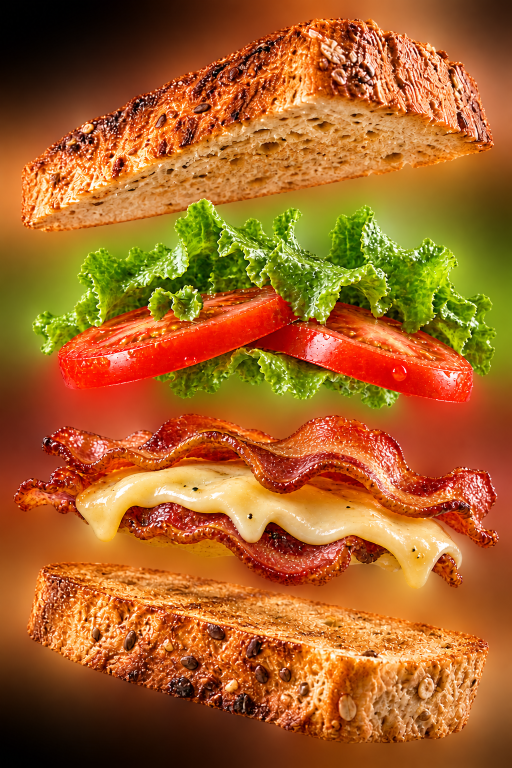
#> input picture 05-assets-web/sanduiche-camadas-transparente.png, 1024 x 1536 px (shown at 1/2 size)
$ python register-layers.py
#> lines starting #> are read from the running program, lines starting #| are printed output that depends on the picture
"""Register the four sandwich cut-outs (05-assets-web/*.png, 1774x887 each)
against the kit's assembled still (05-assets-web/sanduiche-camadas-transparente.png,
1024x1536) with masked template matching over a scale sweep, then derive the
"brought together" offsets from the measured alpha bounds.

Writes src/data/layers.json (fractions of the 2:3 stage) and an overlay for
visual verification at assets-src/verify/layers-overlay.png.

Run: ~/anaconda3/bin/python3 scripts/register-layers.py
"""
import json
import os

import cv2
import numpy as np

ROOT = os.path.dirname(os.path.dirname(os.path.abspath(__file__)))
P = lambda *a: os.path.join(ROOT, *a)
NAMES = ['toast-top', 'salad', 'filling', 'toast-base']

comp = cv2.imread(P('05-assets-web', 'sanduiche-camadas-transparente.png'), cv2.IMREAD_UNCHANGED)
#> comp is the input picture: shape (1536, 1024, 4); mean B, G, R, A 37.8, 98.4, 166.8, 149.5
CH, CW = comp.shape[:2]
#> CH = 1536; CW = 1024
comp_bgr = comp[:, :, :3].astype(np.float32)
comp_a = comp[:, :, 3]
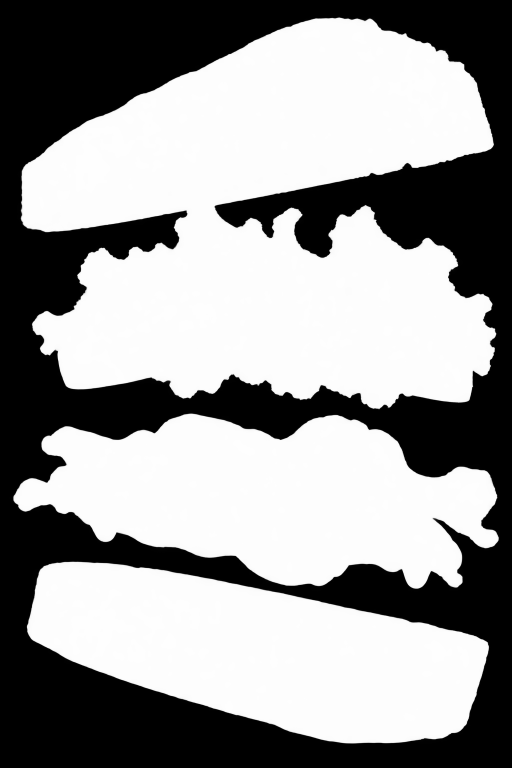
#> comp_a: shape (1536, 1024) (shown at 1/2 size); min 0, max 254, mean 149.5

def alpha_bbox(a, thr=24):
    ys, xs = np.where(a > thr)
    return xs.min(), ys.min(), xs.max() + 1, ys.max() + 1

result = {'stage': {'w': CW, 'h': CH}, 'layers': []}
overlay = cv2.cvtColor(comp[:, :, :3], cv2.COLOR_BGR2GRAY)
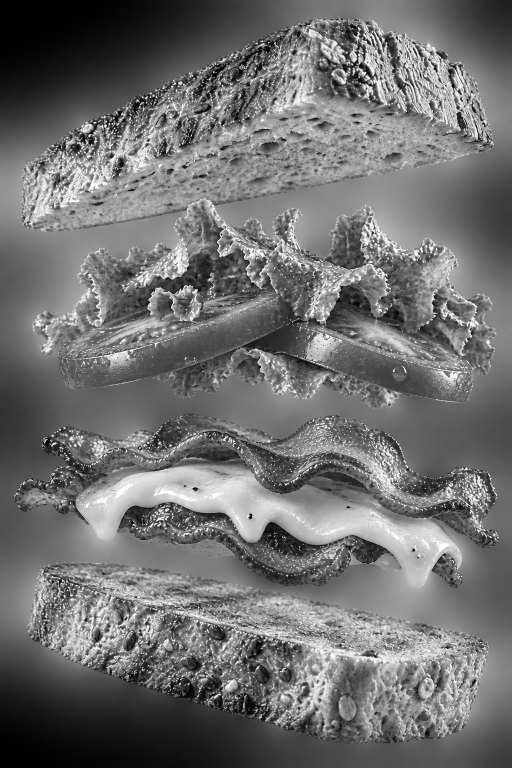
#> overlay: shape (1536, 1024) (shown at 1/2 size); min 0, max 255, mean 112
overlay = cv2.cvtColor((overlay * 0.5).astype(np.uint8), cv2.COLOR_GRAY2BGR)
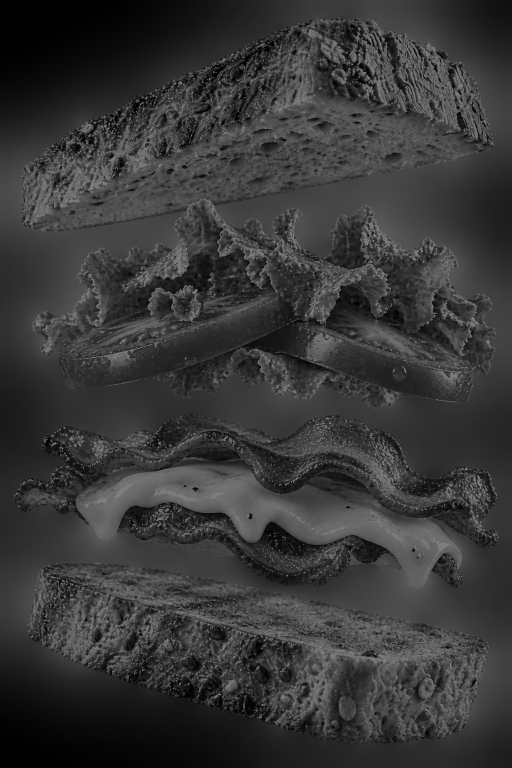
#> overlay: shape (1536, 1024, 3) (shown at 1/2 size); min 0, max 127, mean 55.7
colors = [(80, 200, 255), (90, 255, 120), (120, 120, 255), (255, 200, 90)]

for i, name in enumerate(NAMES):
    lay = cv2.imread(P('05-assets-web', f'{name}.png'), cv2.IMREAD_UNCHANGED)
#> (the run stopped early here; a loop or call above may not have finished)

$ run again, with 05-assets-web/salad.png copied over 05-assets-web/sanduiche-camadas-transparente.png
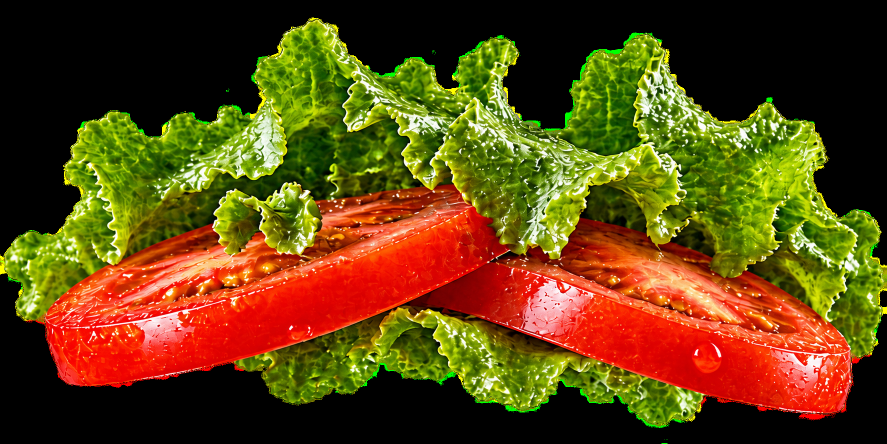
#> input picture 05-assets-web/salad.png, 1774 x 887 px (shown at 1/2 size)
#> comp is the input picture: shape (887, 1774, 4); mean B, G, R, A 15.9, 67.9, 96.4, 153.7
#> `comp_a = comp[:, :, 3]`:
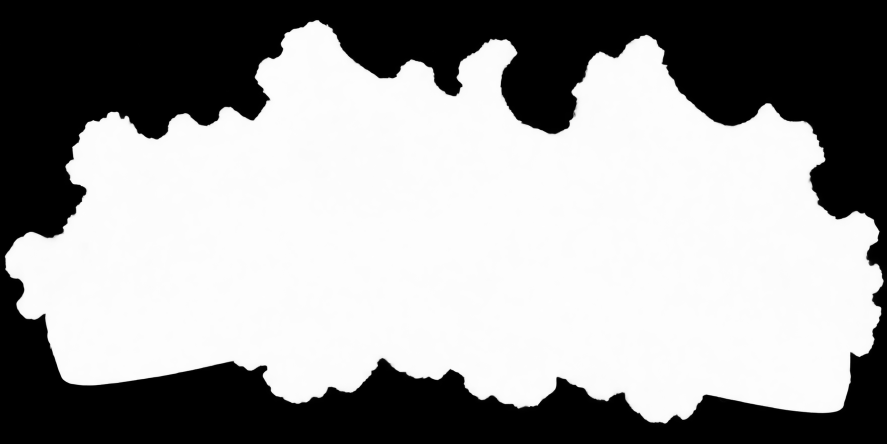
#> comp_a: shape (887, 1774) (shown at 1/2 size); min 0, max 255, mean 153.7
#> `overlay = cv2.cvtColor((overlay * 0.5).astype(np.uint8), cv2.COLOR_GRA..`:
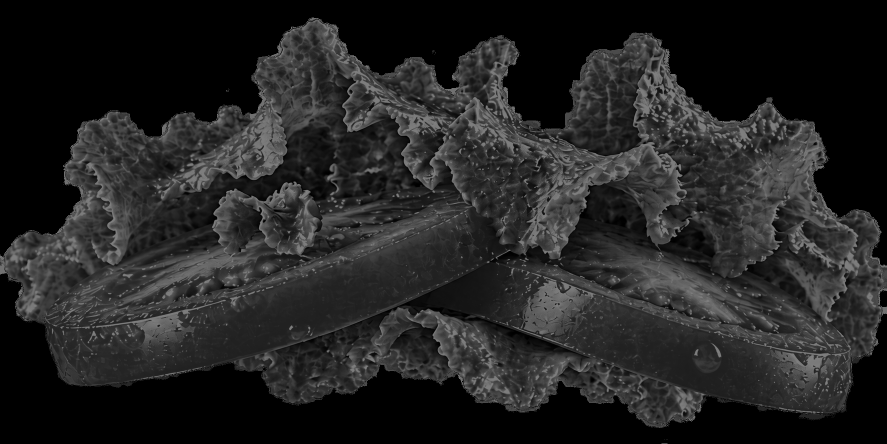
#> overlay: shape (887, 1774, 3) (shown at 1/2 size); min 0, max 127, mean 35.1
